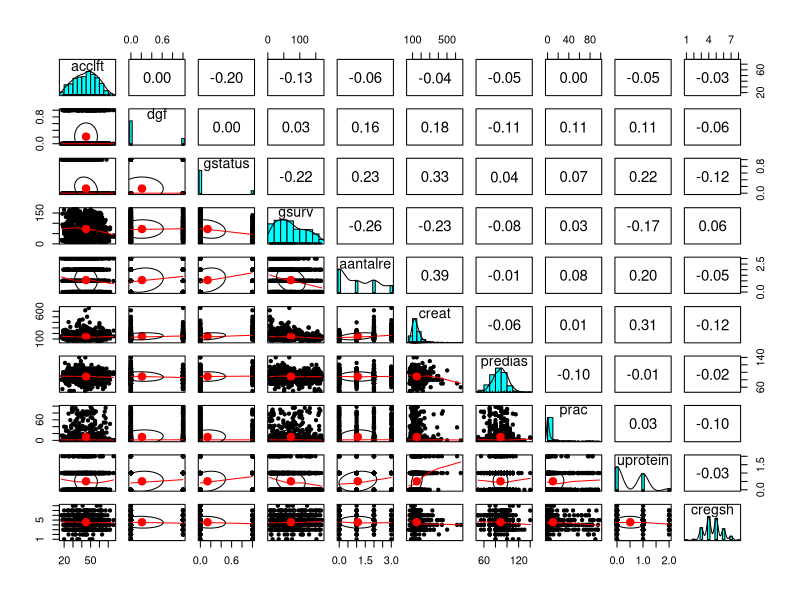

Generate this figure with R: (Note: this script raises an error after producing the figure.)
library(rpart)
library(foreign)
library(dplyr)
library(psych)

####################################################

# acclft   = age of the patient at transplantation (years)
# dgf      = delayed graft function (yes/no)
# gsurv    = number of months the patient was followed until rejection or censoring
# aantalre = number of acute rejection-treatments (0,1,2,3,......)
# creat    = serum creatinine (mumol/L) (marker of kidney-function)
# predias  = diastolic bloodpressure pre-transplantation
# prac     = panel reactive antibodies (marker of inflammation)
# uprotein = protein in urine (0,1,2) (marker of kidney function)
# cregsh   = number of HLA-genes matched between kidney-donor and acceptor

# gstatus  = graft-rejection (=1) or not (=0)

df <- read.spss("renaltx.sav", use.value.label=TRUE,to.data.frame=TRUE) # Importing the SPSS file

str(df)

describe(df)

pairs.panels(df)
hist(cregsh)

table(prac)

table(cregsh)
hist(cregsh)

cols <- c('gstatus', 'dgf', 'uprotein', 'cregsh')  #
df[cols] <- lapply(df[cols], as.factor)  # converting 'dgf', 'gstatus', 'uprotein' to factors

str(df) 
summary(df)
class(df)

#### Creatinine Level ##### <<< Skewed and a lot of outliers

summary(creat)
boxplot(creat)
boxplot(log(creat))
hist(log(creat))
plot(density(creat), main = "Creatinine Density Spread")

pie(table(uprotein), main = "protein in urine (0,1,2) (marker of kidney function)")
plot(predias)

########

reject <- filter(df, gstatus == "1")

plot(reject$uprotein)
scatterHist(df$gsurv, log(df$creat))
str(reject$gsurv)

bestShape = function(param, y = gstatus){
  
  mod1 = lm(y ~ log(param), data = df, na.action = na.exclude)
  print("log")
  print(AIC(mod1))
  
  mod2 = lm(y ~ sqrt(param), data = df, na.action = na.exclude)
  print("sqrt")
  print(AIC(mod2))
  
  AICs = c()
  for (n in 1:10) {
    mod = lm(y ~ poly(param, n), data = df, na.action = na.exclude)
    AICs[n] = AIC(mod)
  }
  AICs = data.frame(degree = 1:10, aic = AICs)
  
  print("polynomial")
  print(AICs)
  
  print(min(AICs$aic))
  plot(AICs)
}

params = c(acclft, gsurv, aantalre, creat, predias, prac)

mod = lm(gsurv ~ poly(creat, 6) + poly(acclft, 5) + poly(prac, 5) + log(predias) + gstatus + aantalre + uprotein, data = df, na.action = na.exclude)
plot(creat, mod$residuals)


############################# Cumulative Hazard
survival = c()
for (y in 1:150) {
  d = filter(df, df$gsurv < y & df$gstatus == 1)
  survival[y] = dim(d)[1]/698
}

plot(1:150, survival)

#############################

event = c()
for (re in 0:3) {
  d = filter(df, df$aantalre == re)
  dEvent = filter(d, gstatus == 1)
  event[re+1] = dim(dEvent)[1]/dim(d)[1]
}
plot(1:4, event)

######

min = min(log(df$creat))
stepsize = (max(log(df$creat)) - min) / 10

event = c()
for (c in 1:10) {
  cremin = (c - 1) * stepsize + min
  cremax = c * stepsize + min
  d = filter(df, log(df$creat) >= cremin & log(df$creat) < cremax)
  dEvent = filter(d, gstatus == 1)
  event[c] = dim(dEvent)[1]/dim(d)[1]
}
plot((1:10*stepsize + min), event)


####

min = min(df$predias)
stepsize = 10

event = c()
for (c in 1:10) {
  cremin = (c - 1) * stepsize + min
  cremax = c * stepsize + min
  d = filter(df, predias >= cremin & predias < cremax)
  dEvent = filter(d, gstatus == 1)
  event[c] = dim(dEvent)[1]/dim(d)[1]
}
plot((1:10*stepsize + min), event)

####

event = c()
for (c in 1:8) {
  d = filter(df, cregsh == c)
  dEvent = filter(d, gstatus == 1)
  event[c] = dim(dEvent)[1]/dim(d)[1]
}
plot(1:8, event)



#########################


####################### Creat


p2 <- df %>%
  ggplot(aes(x=creat, gsurv, color=gstatus))+
  geom_point() +
  theme(legend.position="left")
ggMarginal(p2, type="histogram", groupColour = TRUE, groupFill = TRUE)


#################### Acclft


p3 <- df %>%
  ggplot(aes(x=acclft, gsurv, color=gstatus))+
  geom_point() +
  theme(legend.position="left")
ggMarginal(p3, type="histogram", groupColour = TRUE, groupFill = TRUE)


####################   cregsh


p4 <- df %>%
  ggplot(aes(x=cregsh, gsurv, color=gstatus))+
  geom_point() +
  theme(legend.position="left")
ggMarginal(p4, type="histogram", groupColour = TRUE, groupFill = TRUE)

#################   Prac


p5 <- df %>%
  ggplot(aes(x=prac, gsurv, color=gstatus))+
  geom_point() +
  theme(legend.position="left")
ggMarginal(p5, type="histogram", groupColour = TRUE, groupFill = TRUE)

################   predias


p6 <- df %>%
  ggplot(aes(x=predias, gsurv, color=gstatus))+
  geom_point() +
  theme(legend.position="left")
ggMarginal(p6, type="histogram", groupColour = TRUE, groupFill = TRUE)

#################   uprotein


p7 <- df %>%
  ggplot(aes(x=uprotein, gsurv, color=gstatus))+
  geom_point() +
  theme(legend.position="left")
ggMarginal(p7, type="histogram", groupColour = TRUE, groupFill = TRUE)


#################   dgf


p8 <- df %>%
  ggplot(aes(x=dgf, gsurv, color=gstatus))+
  geom_point() +
  theme(legend.position="left")
ggMarginal(p8, type="histogram", groupColour = TRUE, groupFill = TRUE)

##################  


p9 <- df %>%
  ggplot(aes(x=aantalre, gsurv, color=gstatus))+
  geom_point() +
  theme(legend.position="left")
ggMarginal(p9, type="histogram", groupColour = TRUE, groupFill = TRUE)


################ survival analysis


model = survfit( Surv(df$gsurv,df$gstatus) ~ uprotein )

summary(model)

model

plot(model, conf.int = F, xlab = "Time (Months)", ylab = "%Alive", main = "KM-Model", las = 1,
     col = c("green", "blue", "red"), lwd = 2)

legend(145,0.2, legend = c("uprotein 0", "uprotein 1", "uprotein 2"), lty = 1, lwd = 2,
       col = c("green", "blue", "red"), bty = "", cex = 0.7 )

# Do the LOG-RANK Test 
# H0 : survival in three groups is the same
# Ha : survival in three groups is not the same

df$gstatus <- as.factor(df$gstatus)
survdiff( Surv(df$gsurv,df$gstatus) ~ uprotein)












